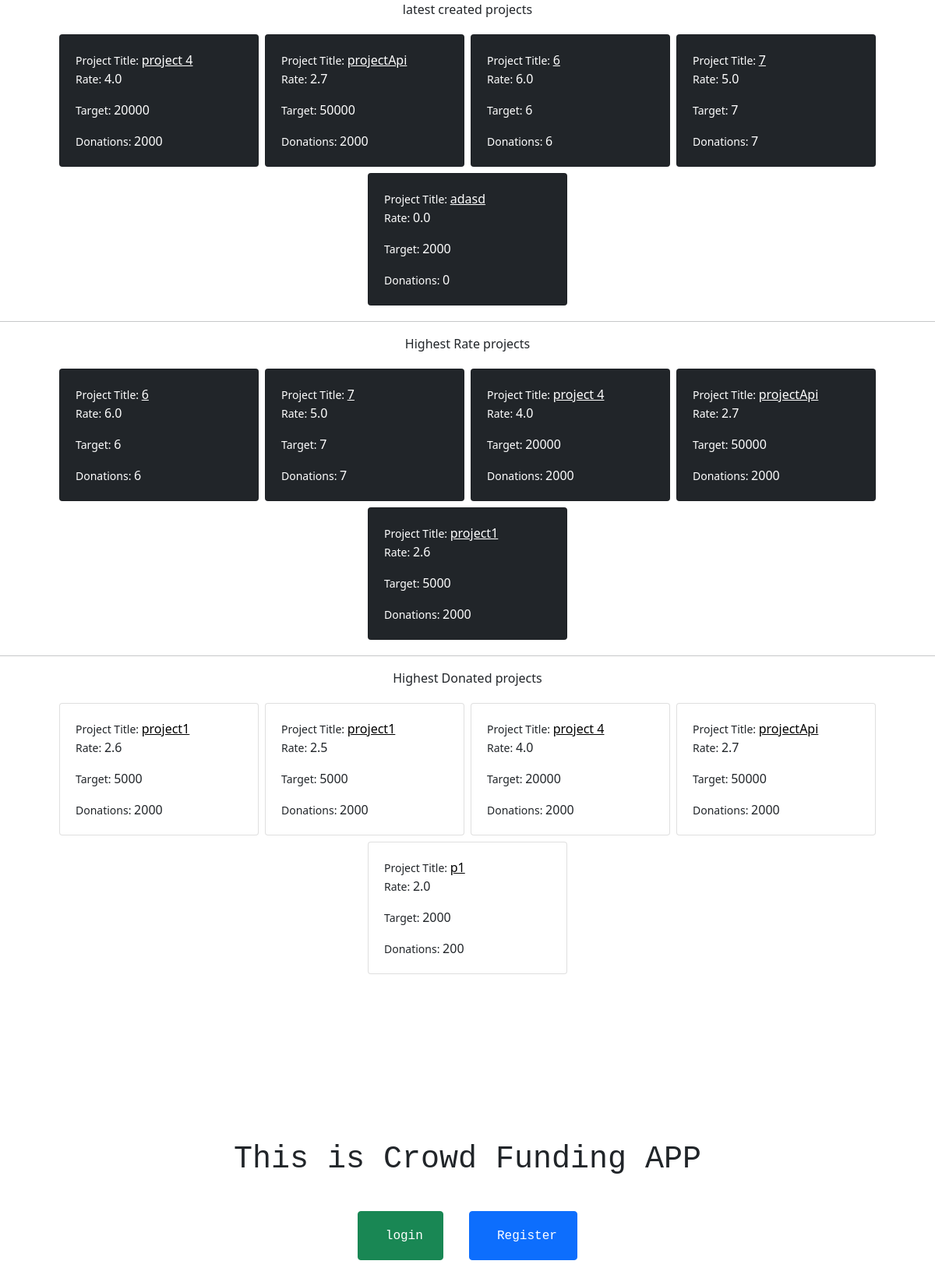
The app's page /, older data.
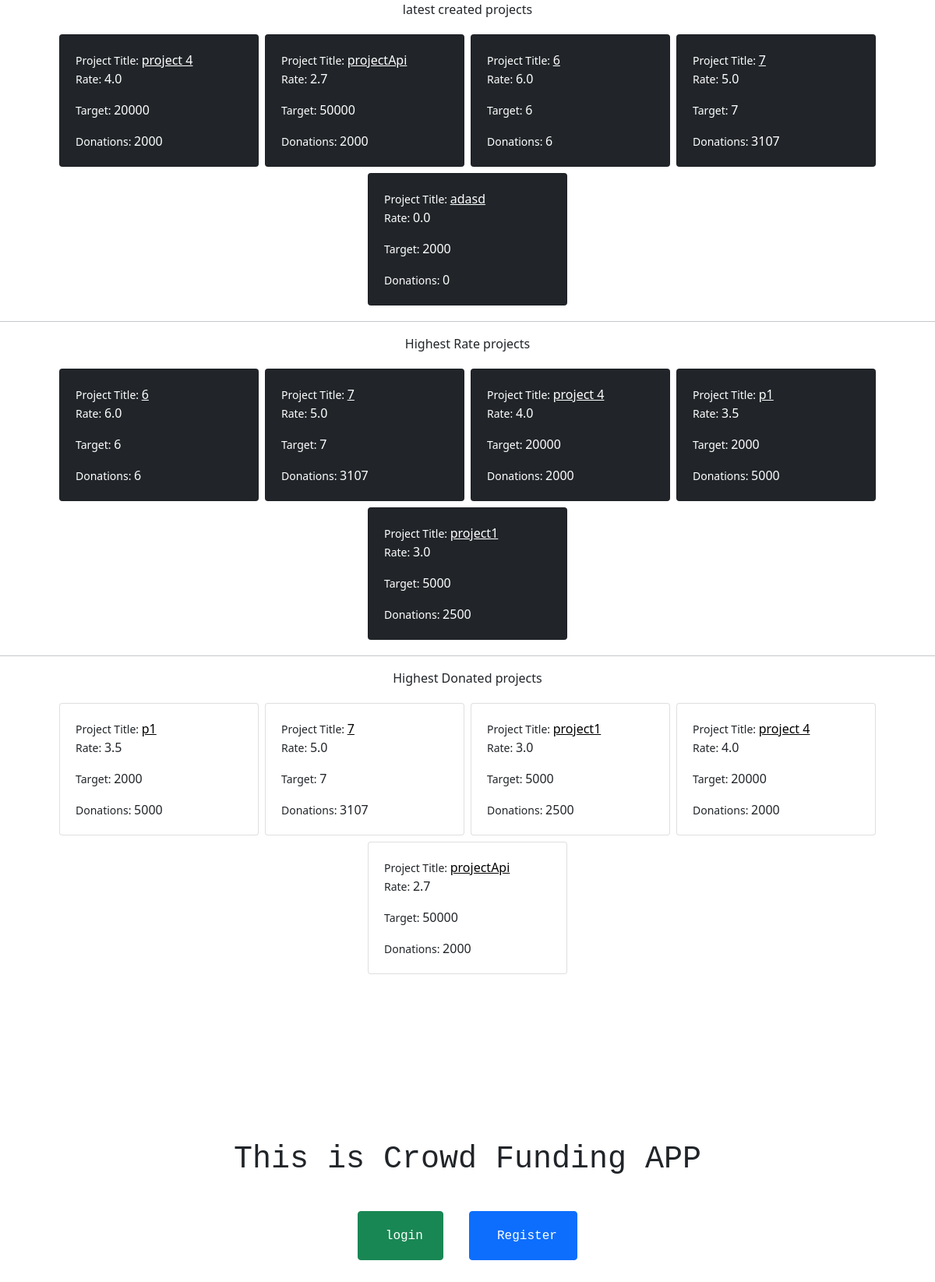
The same page, newer data.
### projectApp/models.py (models this page shows)
class Projects(models.Model):
    project_id = models.AutoField(primary_key=True)
    title = models.CharField(max_length=50)
    project_details = models.CharField(max_length=500)
    total_target = models.IntegerField()
    total_donations = models.IntegerField(default=0)
    avg_rate = models.FloatField(default=0)
    start_date = models.DateField()
    end_date = models.DateField()
    tag = models.CharField(max_length=6, choices=Tags_CHOICES, default='tag1')
    category = models.CharField(max_length=6, choices=CATEGORY_CHOICES, default='cat1')
    raters = models.IntegerField(default=0)
    def __str__(self):
        return self.title

### projectApp/views.py (the view)
# urls.py: path('',projectApp.views.viewLatest, name="home"),
def viewLatest(request):
    latestProjects = Projects.objects.all().order_by('-project_id')[:5][::-1]
    highestRate = Projects.objects.filter(
    avg_rate__gte=Projects.objects.order_by('-avg_rate')[4].avg_rate
).order_by('-avg_rate')
    highestDonations = Projects.objects.filter(
    total_donations__gte=Projects.objects.order_by('-total_donations')[4].total_donations
).order_by('-total_donations')
    print(highestRate)
    return render(request, 'project/home.html', {'latestProjects': latestProjects, 'highestRate':highestRate, 'highestDonations':highestDonations})

### templates/project/home.html (shortened to what this page needs)
{% extends "base.html" %}
{% block name %}
     <div class="card-columns">
<p style="text-align: center;">      latest created projects
</p>
       <div class="row justify-content-center" >      {% for project in latestProjects %}
      <div class="card p-1 m-1 bg-dark"  style="width: 16rem; color: white;">
        <div class="card-body"><small>Project Title: </small><a class="link" style="color: white" href="{% url 'projectdetails' project.project_id %}">{{ project.title }}</a></h5>
          <p class="card-text"><small>Rate: </small>{{project.avg_rate}} </p>
          <p class="card-text"><small>Target: </small>{{project.total_target}} </p>
          <p class="card-text"><small>Donations: </small>{{project.total_donations}} </p>
        </div>
      </div>{% endfor %}
    </div>
      </div>
<hr>
<div class="card-columns">
  <p style="text-align: center;">      Highest Rate projects
  </p>
         <div class="row justify-content-center" >      {% for project in highestRate %}
        <div class="card p-1 m-1 bg-dark text-white"  style="width: 16rem; ">
          <div class="card-body"><small>Project Title: </small><a class="link" style="color: white" href="{% url 'projectdetails' project.project_id %}">{{ project.title }}</a></h5>
            <p class="card-text"><small>Rate: </small>{{project.avg_rate}} </p>
            <p class="card-text"><small>Target: </small>{{project.total_target}} </p>
            <p class="card-text"><small>Donations: </small>{{project.total_donations}} </p>
          </div>
        </div>{% endfor %}
      </div>
        </div>
<hr>
<div class="card-columns">
  <p style="text-align: center;">      Highest Donated projects
  </p>
         <div class="row justify-content-center" >      {% for project in highestDonations %}
        <div class="card p-1 m-1"  style="width: 16rem; ">
          <div class="card-body"><small>Project Title: </small><a class="link" style="color: black" href="{% url 'projectdetails' project.project_id %}">{{ project.title }}</a></h5>
            <p class="card-text"><small>Rate: </small>{{project.avg_rate}} </p>
            <p class="card-text"><small>Target: </small>{{project.total_target}} </p>
            <p class="card-text"><small>Donations: </small>{{project.total_donations}} </p>
          </div>
        </div>{% endfor %}
      </div>
        </div>
{% endblock name %}

### templates/base.html (shortened to what this page needs)
<!DOCTYPE html>
<html lang="en">
<head>
    <link href="https://cdn.jsdelivr.net/npm/bootstrap@5.1.3/dist/css/bootstrap.min.css" rel="stylesheet"
>
</head>
<body>
{% block name %}{% endblock name %}
<pre>
{% if  not user.is_authenticated %}
    <h1 class="nav justify-content-center">This is Crowd Funding APP</h1>
<div class="nav justify-content-center">
    <button class="btn btn-success  justify-content-center "> <a class="btn " style="color: white" href="{% url 'login'%}">login</a></button><br>
    <button class="btn btn-primary  justify-content-center "> <a class="btn" style="color: white" href="{% url 'sign'%}">Register</a></button>
</div>
{% endif %}
</pre>
</body>
</html>

Row changes from the older to the newer data that the page shows:
no longer on one of the page's lists (row unchanged): Projects: title "projectApi", avg_rate "2.7", total_target "50000", total_donations "2000"
no longer on this page (row edited): Projects: title "project1", avg_rate "2.5", total_target "5000", total_donations "2000"
now on one of the page's lists (row edited): Projects: title "7", avg_rate "5.0", total_target "7", total_donations "3107"
changed Projects (number 4 of 7 on the later page): total_donations "7" → "3107"
now on one of the page's lists (row edited): Projects: title "p1", avg_rate "3.5", total_target "2000", total_donations "5000"
changed Projects (number 6 of 7 on the later page): avg_rate "2.0" → "3.5"; total_donations "200" → "5000"; moves up the list
changed Projects "project1": avg_rate "2.6" → "3.0"; total_donations "2000" → "2500"
